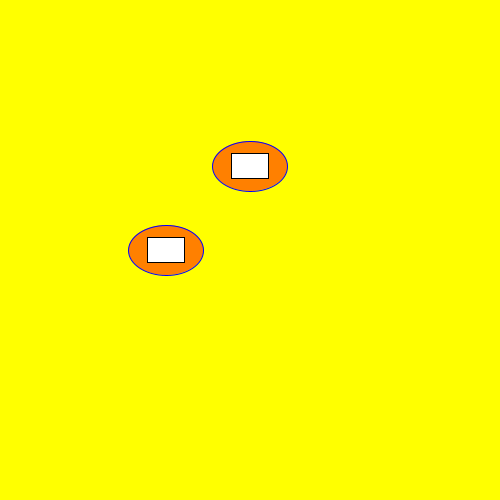
Frame 1 (no input)
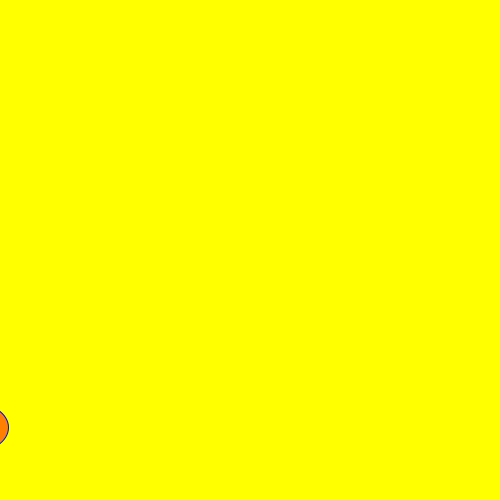
Frame 60 (the mouse pressed at the canvas centre just before this capture)
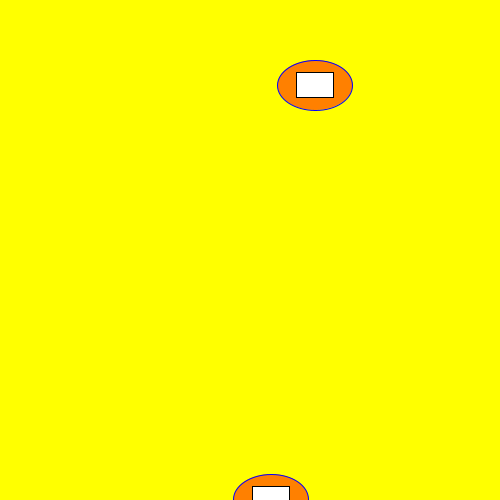
Frame 120 (the mouse held since frame 60 and released just before this capture)

The Processing sketch that drew these frames (run headless with seeded random() and noise(); from frame 60 on, the mouse is pressed at the canvas centre):

// Processing sketch: demo2_functions
// ── demo2_functions.pde
// CSC220F19DemoA_SetupDraw Parson's csc120 recap
// modified by Schwesinger
int elx, ely;
int exspeed, eyspeed;
int ewidth = 75, eheight = 50;

int elx2, ely2;
int exspeed2, eyspeed2 ;
int ewidth2 = 75, eheight2 = 50;

void setup() {
  size(500, 500);
  frameRate(60);

  elx = width / 2 ;
  ely = height / 3 ;
  exspeed = 5 ;
  eyspeed = -3 ;

  elx2 = width / 3 ;
  ely2 = height / 2 ;
  exspeed2 = -5 ;
  eyspeed2 = 3 ;

  rectMode(CENTER);
  ellipseMode(CENTER);
}

void draw() {
  background(255, 255, 0);
  display();
  move();
}

void display() {
  stroke(0, 0, 255);
  fill(255, 128, 0);
  ellipse(elx, ely, ewidth, eheight);
  stroke(0);
  fill(255);
  rect(elx, ely, ewidth/2, eheight/2);

  stroke(0, 0, 255);
  fill(255, 128, 0);
  ellipse(elx2, ely2, ewidth2, eheight2);
  stroke(0);
  fill(255);
  rect(elx2, ely2, ewidth2/2, eheight2/2);
}

void move() {
  elx = elx + exspeed;
  ely += eyspeed;
  if (elx > width+ewidth || elx < 0-ewidth) {
    exspeed = - exspeed;
  }
  if (ely < 0-eheight || ely > height+eheight) {
    eyspeed = - eyspeed;
  }

  elx2 = elx2 + exspeed2;
  ely2 += eyspeed2;
  if (elx2 > width+ewidth2 || elx2 < 0-ewidth2) {
    exspeed2 = - exspeed2;
  }
  if (ely2 < 0-eheight2 || ely2 > height+eheight2) {
    eyspeed2 = - eyspeed2;
  }
}
